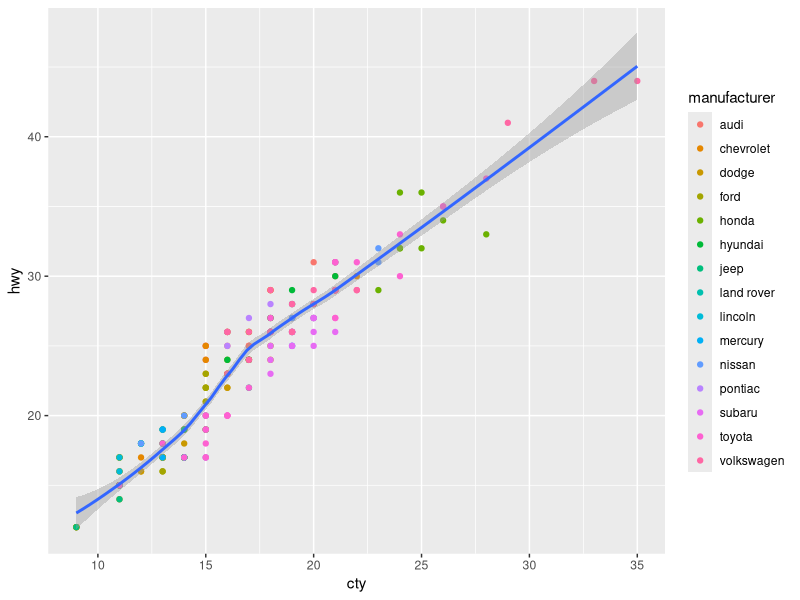
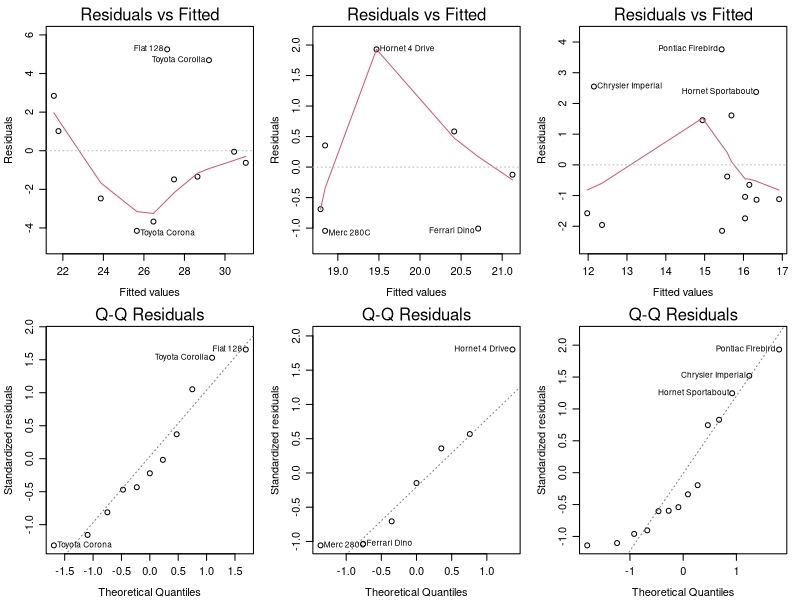

Generate these figures, in order, with R:
## ---- chunk 1
library(tidyverse)
library(knitr)
## ---- chunk 2
data_hard_code <- data.frame(
  Name = c("Jake", "Ryan", "Emma"),
  Age = c(25,44,31),
  Height = c(5.10,6.1,5.5)
)

data_hard_code %>%
  knitr::kable()

# data <- read.csv("file path.csv") is used to read in a csv file
## ---- chunk 3
mpg
# Select
mpg %>%
  select(c(model,drv, cty)) %>%
  knitr::kable()

# Mutate
iris %>%
  mutate(sepal_area = Sepal.Length * Sepal.Width) %>%
  knitr::kable()

# Filter
head(mpg,10) %>%
  filter(hwy > 28) %>%
  head(., 10) %>%
  knitr::kable()
## ---- chunk 4
# creates scatterplot of city miles/gallon vs hwy miles/gallon 
# color encodes each point by its manufacturer
# adds a trend line between the city and highway mpg
plot <- ggplot(mpg)
plot <- plot +
  geom_point(aes(x = cty, y = hwy, color = manufacturer)) + 
  geom_smooth(aes(x = cty, y = hwy))
plot
## ---- chunk 5
par(mfcol=c(2, 3), mar=c(3.5, 3.5, 2, 1), mgp=c(2.4, 0.8, 0))
mtcars %>%
  split(.$cyl) %>%
  map(~ lm(mpg ~ wt, data = .x)) %>%
  map(function(x)plot(x, which=c(1, 2)))
